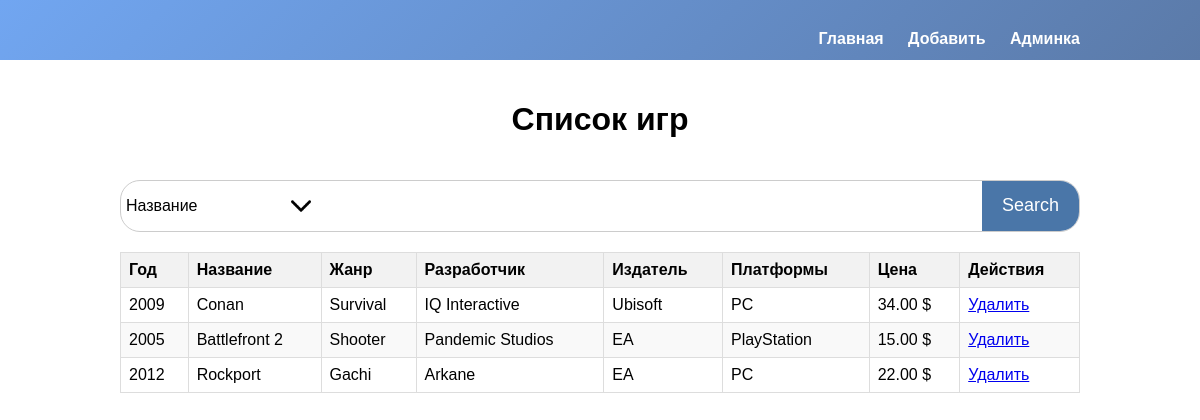
The page /games/ on the database as committed earlier.
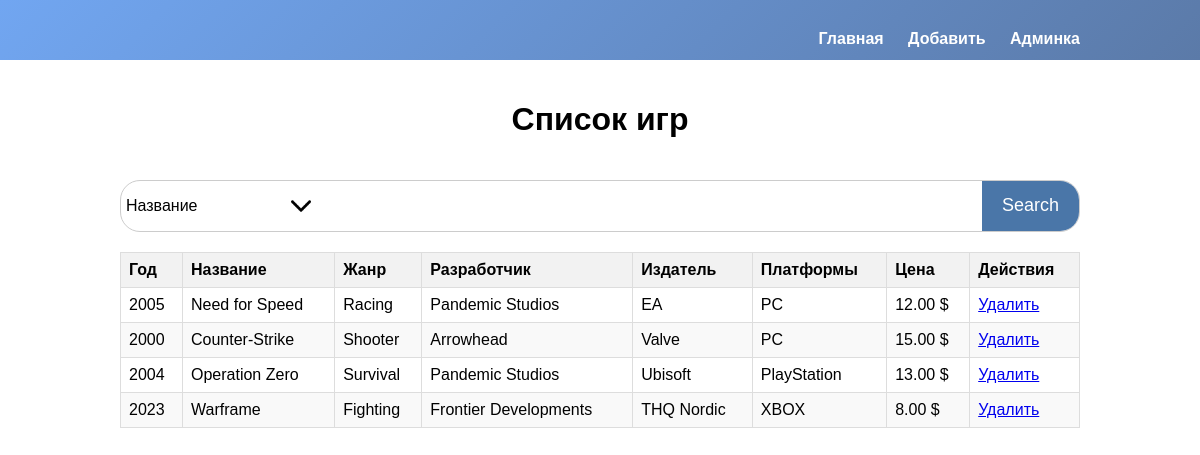
The same page on the database as committed later.
### games/models.py (models this page shows, shortened)
class Game(models.Model):
    title = models.CharField(max_length=200)
    developer = models.ForeignKey(Developer, on_delete=models.PROTECT)
    publisher = models.ForeignKey(Publisher, on_delete=models.PROTECT)
    platforms = models.ManyToManyField(Platform)
    release_year = models.IntegerField()
    price = models.DecimalField(max_digits=10, decimal_places=2)
    genre = models.ForeignKey(Genre, on_delete=models.PROTECT)

class Genre(models.Model):
    name = models.CharField(max_length=100)
    def __str__(self):
        return self.name

class Developer(models.Model):
    name = models.CharField(max_length=100)
    def __str__(self):
        return self.name

class Publisher(models.Model):
    name = models.CharField(max_length=100)
    def __str__(self):
        return self.name

class Platform(models.Model):
    name = models.CharField(max_length=100)

### games/views.py (the view, shortened to what this page needs)
# urls.py: path('', views.game_list, name='game_list'),
def game_list(request):
    games = Game.objects.all()
    search_param = request.GET.get('search_param')
    query = request.GET.get('q')
    min_value = request.GET.get('min_value')
    max_value = request.GET.get('max_value')
    return render(request, 'games/game_list.html', {'games': games})

### templates/games/game_list.html (shortened to what this page needs)
{% extends 'base.html' %}
{% block content %}
<div class="container">
    <h1>Список игр</h1>
    <div class="search-container">
        <form id="search-form" method="get" action="{% url 'game_list' %}">
            <select name="search_param" id="search-param">
                <option value="title">Название</option>
            </select>
            <div id="search-fields">
                <button type="submit">Search</button>
            </div>
        </form>
    </div>
    <div class="table-wrapper">
        <table class="game-table">
            <thead>
                <tr>
                    <th>Год</th>
                    <th>Название</th>
                    <th>Жанр</th>
                    <th>Разработчик</th>
                    <th>Издатель</th>
                    <th>Платформы</th>
                    <th>Цена</th>
                    <th>Действия</th>
                </tr>
            </thead>
            <tbody>
                {% for game in games %}
                <tr>
                    <td>{{ game.release_year }}</td>
                    <td>{{ game.title }}</td>
                    <td>{{ game.genre }}</td>
                    <td>{{ game.developer }}</td>
                    <td>{{ game.publisher }}</td>
                    <td>
                        {% for platform in game.platforms.all %}
                        {{ platform.name }}<br>
                        {% endfor %}
                    </td>
                    <td>{{ game.price }} $</td>
                    <td>
                        <a href="{% url 'delete_game' game.id %}" class="delete-link" onclick="return confirm('Вы уверены, что хотите удалить эту игру?');">Удалить</a>
                    </td>
                </tr>
                {% endfor %}
            </tbody>
        </table>
    </div>
</div>
{% endblock %}

### templates/base.html (shortened to what this page needs)
<!DOCTYPE html>
<html lang="en">
<head>
    {% load static %}
    <link rel="stylesheet" href="{% static 'css/styles.css' %}">
    <link rel="stylesheet" href="https://cdnjs.cloudflare.com/ajax/libs/font-awesome/6.0.0/css/all.min.css">
    <link rel="stylesheet" href="{% static 'django_select2/css/select2.min.css' %}">
</head>
<body>
    <nav class="header">
        <div class="container">
            <ul class="nav-links">
                <li><a href="{% url 'game_list' %}">Главная</a></li>
                <li><a href="{% url 'add_game' %}">Добавить</a></li>
                <li><a href="{% url 'admin:index' %}">Админка</a></li>
            </ul>
        </div>
    </nav>
    {% block content %}{% endblock %}
</body>
</html>

### static/css/styles.css (style rules this page uses)
body { margin: 0; font-family: Arial, sans-serif; }
.container { width: 80%; margin: 0 auto; padding: 20px; }
.header { background: linear-gradient(135deg, #71a6f1, #5b7aa8); padding: 10px 0; }
.nav-links { list-style: none; margin: 0; padding: 0; float: right; }
.nav-links li { display: inline; margin-left: 20px; }
.nav-links a { color: #ffffff; text-decoration: none; font-weight: bold; }
.game-table { width: auto; border-collapse: collapse; margin-top: 20px; }
.game-table th, .game-table td { border: 1px solid #ddd; padding: 8px; text-align: left; }
.game-table th { background-color: #f2f2f2; }
.game-table tbody tr:nth-child(even) { background-color: #f9f9f9; }
h1 { text-align: center; }
.search-container { display: flex; align-items: center; margin-top: 20px; }
.search-container form { width: 80%; border: 1px solid #ccc; border-radius: 20px; overflow: hidden; display: flex; align-items: center; }
.search-container select { padding: 10px; border: none; outline: none; font-size: 16px; appearance: none; background-color: transparent; background-image: url('path_to_dropdown_arrow.png'); background-position: right 10px center; background-repeat: no-repeat; background-size: 10%; }
.search-container button { background-color: #4a76a8; color: white; border: none; padding: 0 20px; cursor: pointer; font-size: 18px; float: right; }
.search-container form { width: 80%; border: 1px solid #ccc; border-radius: 20px; overflow: hidden; display: flex; align-items: center; margin-top: 20px; }
#search-fields { display: flex; align-items: center; flex: 1; margin-left: 10px; }
button { flex-shrink: 0; background-color: #4a76a8; color: white; border: none; padding: 0 20px; cursor: pointer; font-size: 18px; }
.table-wrapper { width: 100%; margin: 0 auto; margin-top: 20px; }
.game-table { width: 100%; border-collapse: collapse; }
.search-container { display: flex; align-items: center; }
.search-container form { flex: 1; display: flex; align-items: center; }
#search-fields { flex: 1; }
.search-container button { margin-left: auto; height: 50px; }
select#search-param { width: 200px; box-sizing: border-box; padding: 5px; }

Rows that differ between the two databases and show on the page:
removed Game: release_year "2009", title "Conan", genre "Survival", developer "IQ Interactive", publisher "Ubisoft", price "34.00", Platform (name "PC")
removed Game: release_year "2005", title "Battlefront 2", genre "Shooter", developer "Pandemic Studios", publisher "EA", price "15.00", Platform (name "PlayStation")
removed Game: release_year "2012", title "Rockport", genre "Gachi", developer "Arkane", publisher "EA", price "22.00", Platform (name "PC")
added Game: release_year "2005", title "Need for Speed", genre "Racing", developer "Pandemic Studios", publisher "EA", price "12.00", Platform (name "PC")
added Game: release_year "2000", title "Counter-Strike", genre "Shooter", developer "Arrowhead", publisher "Valve", price "15.00", Platform (name "PC")
added Game: release_year "2004", title "Operation Zero", genre "Survival", developer "Pandemic Studios", publisher "Ubisoft", price "13.00", Platform (name "PlayStation")
added Game: release_year "2023", title "Warframe", genre "Fighting", developer "Frontier Developments", publisher "THQ Nordic", price "8.00"
now on this page (row unchanged): Platform: name "XBOX", shown under "2023"
